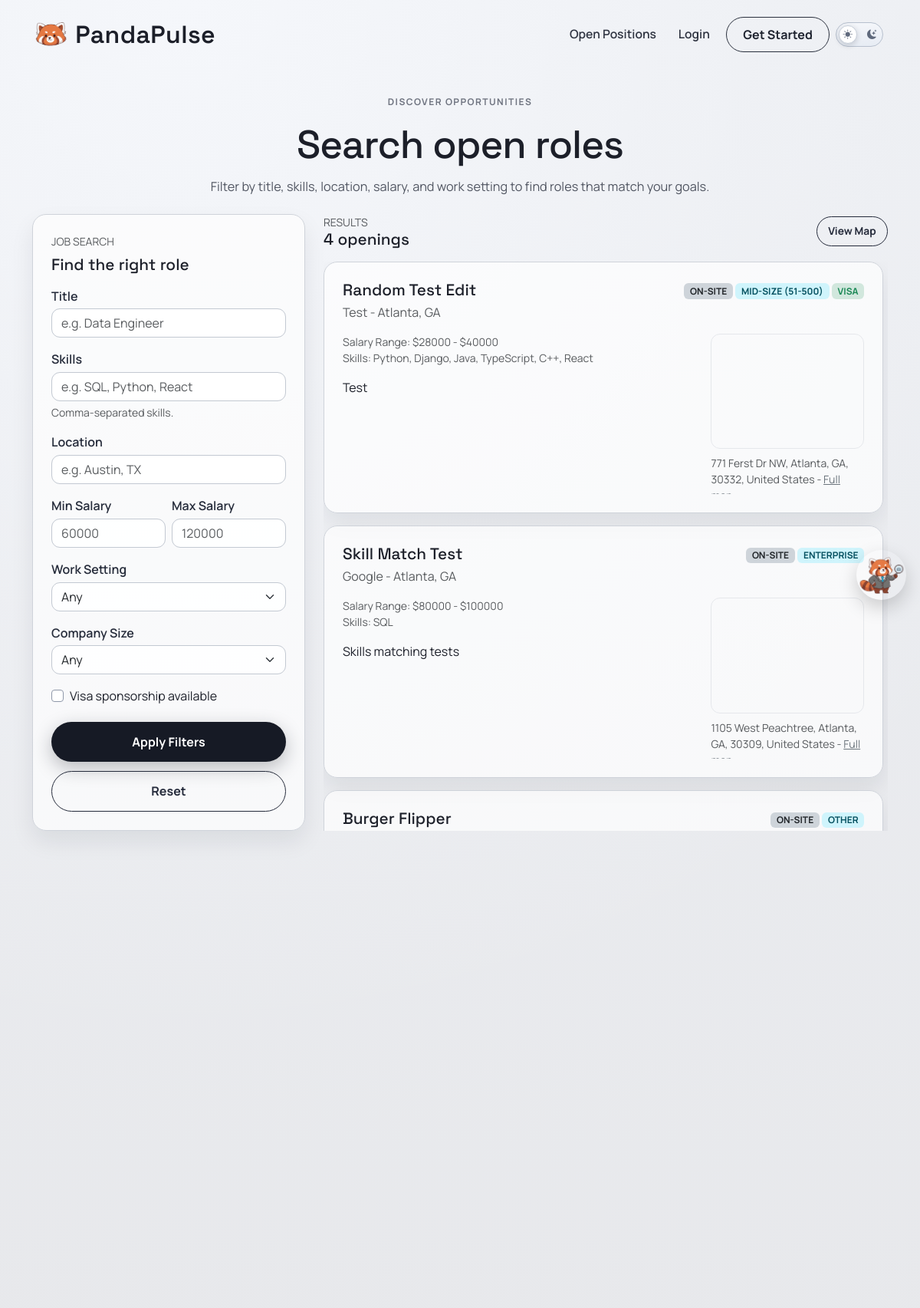
Before: /jobposts/search/ (upper part) with the older database file.
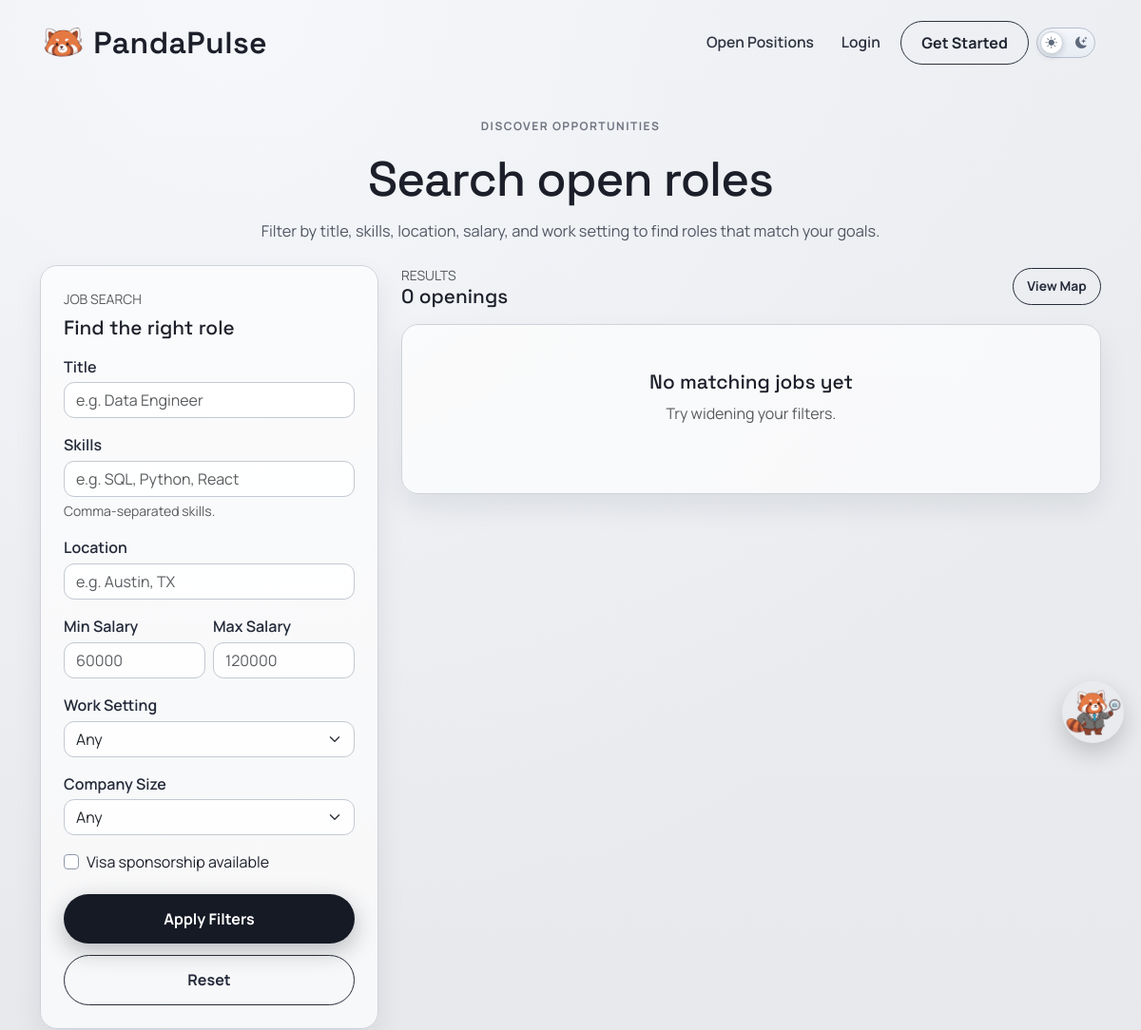
After: the same page with the newer database file.
### jobposts/models.py (models this page shows, shortened)
class JobPost(models.Model):
    COMPANY_SIZE_CHOICES = [
        ("small", "Small (1-50)"),
        ("mid_size", "Mid-size (51-500)"),
        ("large", "Large (501-5,000)"),
        ("fortune_500", "Fortune 500"),
        ("startup", "Startup"),
        ("enterprise", "Enterprise"),
        ("other", "Other"),
    ]
    owner = models.ForeignKey(
        settings.AUTH_USER_MODEL,
        on_delete=models.CASCADE,
        related_name='job_posts',
        null=True,
        blank=True,
    )
    title = models.CharField(max_length=200)
    company = models.CharField(max_length=150)
    location = models.CharField(max_length=150)
    pay_range = models.CharField(max_length=100)
    skills = models.CharField(max_length=300, blank=True)
    salary_min = models.IntegerField(null=True, blank=True)
    salary_max = models.IntegerField(null=True, blank=True)
    WORK_SETTING_CHOICES = [
        ("remote", "Remote"),
        ("onsite", "On-site"),
        ("hybrid", "Hybrid"),
    ]
    work_setting = models.CharField(max_length=20, choices=WORK_SETTING_CHOICES, default="onsite")
    company_size = models.CharField(max_length=20, choices=COMPANY_SIZE_CHOICES, default="other")
    visa_sponsorship = models.BooleanField(default=False)
    description = models.TextField()
    created_at = models.DateTimeField(auto_now_add=True)

### map/models.py (models this page shows, shortened)
class OfficeLocation(models.Model):
    job_post = models.OneToOneField(
        'jobposts.JobPost',
        on_delete=models.CASCADE,
        related_name='office_location',
    )
    address_line_1 = models.CharField(max_length=255, blank=True)
    address_line_2 = models.CharField(max_length=255, blank=True)
    city = models.CharField(max_length=100, blank=True)
    state = models.CharField(max_length=100, blank=True)
    postal_code = models.CharField(max_length=20, blank=True)
    country = models.CharField(max_length=100, blank=True, default='United States')
    latitude = models.DecimalField(
        max_digits=9,
        decimal_places=6,
        validators=[
            MinValueValidator(Decimal('-90')),
            MaxValueValidator(Decimal('90')),
        ],
    )
    longitude = models.DecimalField(
        max_digits=9,
        decimal_places=6,
        validators=[
            MinValueValidator(Decimal('-180')),
            MaxValueValidator(Decimal('180')),
        ],
    )
    class Meta:
        ordering = ['job_post_id']
    @property
    def full_address(self):
        parts = [
            self.address_line_1,
            self.address_line_2,
            self.city,
            self.state,
            self.postal_code,
            self.country,
        ]
        return ', '.join([part for part in parts if part])
    @property
    def osm_embed_url(self):
        lat = float(self.latitude)
        lon = float(self.longitude)
        return f'https://maps.google.com/maps?q={lat},{lon}&z=15&output=embed'

### jobposts/views.py (the view, shortened to what this page needs)
# urls.py: path('search/', views.search, name='jobposts.search'),
def search(request):
    if request.user.is_authenticated:
        prof = Profile.objects.filter(user=request.user).first()
        if prof and (prof.account_type == Profile.AccountType.EMPLOYER and not prof.user.is_staff):
            return redirect("accounts.candidate_search")
    template_data = {'title': 'Job Search'}
    posts = JobPost.objects.select_related('office_location').all().order_by('-created_at')
    can_post_job = False
    if request.user.is_authenticated:
        can_post_job = _is_employer(request.user)
    title = request.GET.get('title', '').strip()
    skills = request.GET.get('skills', '').strip()
    location = request.GET.get('location', '').strip()
    salary_min = request.GET.get('salary_min', '').strip()
    salary_max = request.GET.get('salary_max', '').strip()
    work_setting = request.GET.get('work_setting', '').strip()
    company_size = request.GET.get('company_size', '').strip()
    visa_sponsorship = request.GET.get('visa_sponsorship', '').strip()
    use_home_radius = False
    radius_miles = ''
    radius_warning = ''
    radius_active = False
    is_applicant = False
    applicant_profile = None
    has_home_address = False
    home_address = ''
    if title:
        posts = posts.filter(title__icontains=title)
    if skills:
        skill_terms = [term.strip() for term in skills.split(',') if term.strip()]
        for term in skill_terms:
            posts = posts.filter(skills__icontains=term)
    if location:
        posts = posts.filter(location__icontains=location)
    if work_setting:
        posts = posts.filter(work_setting=work_setting)
    if company_size:
        posts = posts.filter(company_size=company_size)
    if visa_sponsorship.lower() in {'true', '1', 'on', 'yes'}:
        posts = posts.filter(visa_sponsorship=True)
    if salary_min:
        try:
            min_value = int(salary_min)
            posts = posts.filter(Q(salary_max__gte=min_value) | Q(salary_min__gte=min_value))
        except ValueError:
            pass
    if salary_max:
        try:
            max_value = int(salary_max)
            posts = posts.filter(Q(salary_min__lte=max_value) | Q(salary_max__lte=max_value))
        except ValueError:
            pass
    posts_sequence = list(posts)
    matched_posts = []
    other_posts = posts_sequence
    template_data['posts'] = posts_sequence
    template_data['matched_posts'] = matched_posts
    template_data['other_posts'] = other_posts
    template_data['posts_count'] = len(posts_sequence)
    template_data['can_post_job'] = can_post_job
    template_data['filters'] = {
        'title': title,
        'skills': skills,
        'location': location,
        'salary_min': salary_min,
        'salary_max': salary_max,
        'work_setting': work_setting,
        'company_size': company_size,
        'visa_sponsorship': visa_sponsorship.lower() in {'true', '1', 'on', 'yes'},
        'use_home_radius': use_home_radius,
        'radius_miles': radius_miles,
    }
    template_data['is_applicant'] = is_applicant
    template_data['has_home_address'] = has_home_address
    template_data['home_address'] = home_address
    template_data['radius_warning'] = radius_warning
    template_data['radius_active'] = radius_active
    return render(request, 'jobposts/search.html', {'template_data': template_data})

### jobposts/templates/jobposts/search.html (shortened to what this page needs)
{% extends 'base.html' %}
{% block content %}
<section class="page-shell job-search-page">
  <div class="container">
    <div class="page-intro text-center">
      <p class="page-kicker">Discover opportunities</p>
      <h1 class="page-title">Search open roles</h1>
      <p class="page-copy">Filter by title, skills, location, salary, and work setting to find roles that match your goals.</p>
    </div>
    <div class="row g-4">
      <div class="col-lg-4">
        <div class="surface-card">
          <div class="text-uppercase text-muted small mb-2">Job search</div>
          <h2 class="surface-title mb-3">Find the right role</h2>
          <form method="get" class="vstack gap-3" id="job-search-filters">
            <div>
              <label class="form-label">Title</label>
              <input type="text" name="title" class="form-control" placeholder="e.g. Data Engineer" value="{{ template_data.filters.title }}">
            </div>
            <div>
              <label class="form-label">Skills</label>
              <input type="text" name="skills" class="form-control" placeholder="e.g. SQL, Python, React" value="{{ template_data.filters.skills }}">
              <div class="form-text">Comma-separated skills.</div>
            </div>
            <div>
              <label class="form-label">Location</label>
              <input type="text" name="location" class="form-control" placeholder="e.g. Austin, TX" value="{{ template_data.filters.location }}">
            </div>
            <div class="row g-2">
              <div class="col-6">
                <label class="form-label">Min Salary</label>
                <input type="number" name="salary_min" class="form-control" placeholder="60000" value="{{ template_data.filters.salary_min }}">
              </div>
              <div class="col-6">
                <label class="form-label">Max Salary</label>
                <input type="number" name="salary_max" class="form-control" placeholder="120000" value="{{ template_data.filters.salary_max }}">
              </div>
            </div>
            <div>
              <label class="form-label">Work Setting</label>
              <select name="work_setting" class="form-select">
                <option value="" {% if not template_data.filters.work_setting %}selected{% endif %}>Any</option>
              </select>
            </div>
            <div>
              <label class="form-label">Company Size</label>
              <select name="company_size" class="form-select">
                <option value="" {% if not template_data.filters.company_size %}selected{% endif %}>Any</option>
              </select>
            </div>
            <div class="form-check">
              <input class="form-check-input" type="checkbox" id="visa_sponsorship" name="visa_sponsorship" value="true" {% if template_data.filters.visa_sponsorship %}checked{% endif %}>
              <label class="form-check-label" for="visa_sponsorship">Visa sponsorship available</label>
            </div>
            <div class="form-actions mt-1">
              <button type="submit" class="primary-btn border-0 w-100">Apply Filters</button>
              <a href="{% url 'jobposts.search' %}" class="secondary-btn w-100">Reset</a>
            </div>
          </form>
        </div>
      </div>
      <div class="col-lg-8">
        <div class="d-flex align-items-center justify-content-between mb-3">
          <div>
            <div class="text-uppercase text-muted small">Results</div>
            <h3 class="surface-title mb-0">{{ template_data.posts_count }} openings</h3>
          </div>
          <a class="secondary-btn btn-compact" href="{% url 'map.jobs_map' %}">View Map</a>
        </div>
        {% if template_data.posts %}
          <div class="vstack gap-3 job-results-scroll">
            {% for post in template_data.other_posts|default:template_data.posts %}
              <div class="surface-card py-4">
                <div class="d-flex justify-content-between flex-wrap gap-2">
                  <div>
                    <h4 class="surface-title mb-1">{{ post.title }}</h4>
                    <div class="text-muted">{{ post.company }} - {{ post.location }}</div>
                  </div>
                  <div class="d-flex flex-column align-items-end justify-content-between gap-2">
                    <div class="text-end">
                      <span class="badge bg-dark-subtle text-dark text-uppercase">{{ post.get_work_setting_display }}</span>
                      <span class="badge bg-info-subtle text-info-emphasis text-uppercase">{{ post.get_company_size_display }}</span>
                      {% if post.visa_sponsorship %}
                        <span class="badge bg-success-subtle text-success text-uppercase">Visa</span>
                      {% endif %}
                    </div>
                  </div>
                </div>
                <div class="job-post-layout mt-3">
                  <div class="job-post-main">
                    {% if post.salary_min or post.salary_max %}
                      <div class="small text-muted">
                        Salary Range:
                        {% if post.salary_min %}${{ post.salary_min }}{% endif %}
                        {% if post.salary_min and post.salary_max %} - {% endif %}
                        {% if post.salary_max %}${{ post.salary_max }}{% endif %}
                      </div>
                    {% endif %}
                    {% if post.skills %}<div class="small text-muted">Skills: {{ post.skills }}</div>{% endif %}
                    <p class="mt-3 mb-0">{{ post.description|truncatewords:40 }}</p>
                  </div>
                  {% if post.office_location %}
                  <aside class="job-post-map">
                    <div class="ratio ratio-4x3 job-post-map-frame">
                      <iframe title="Office location map" src="{{ post.office_location.osm_embed_url }}" loading="lazy"></iframe>
                    </div>
                    <div class="small text-muted mt-2 job-post-location-scroll">
                      {% if post.office_location.full_address %}{{ post.office_location.full_address }} - {% endif %}
                      <a href="{% url 'map.job_location' post.id %}" class="link-secondary">Full map</a>
                    </div>
                  </aside>
                  {% endif %}
                </div>
              </div>
            {% endfor %}
          </div>
        {% else %}
          <div class="surface-card p-5 text-center">
            <h4 class="surface-title mb-2">No matching jobs yet</h4>
            <p class="text-muted mb-4">Try widening your filters.</p>
          </div>
        {% endif %}
      </div>
    </div>
  </div>
</section>
{% endblock content %}

### project2/templates/base.html (shortened to what this page needs)
<!DOCTYPE html>
<html>
  {% load static %}
  <head>
    <link href="https://cdn.jsdelivr.net/npm/bootstrap@5.3.3/dist/css/bootstrap.min.css" rel="stylesheet">
    <link rel="stylesheet" href="https://cdnjs.cloudflare.com/ajax/libs/font-awesome/6.1.1/css/all.min.css">
    <link rel="stylesheet" href="https://cdn.jsdelivr.net/npm/bootstrap-icons@1.11.3/font/bootstrap-icons.min.css">
    <link rel="stylesheet" type="text/css" href="{% static 'css/style.css' %}">
    <link rel="stylesheet" href="{% static 'mascot/panda.css' %}">
  </head>
  <body>
    <nav class="navbar navbar-expand-lg site-nav py-3">
      <div class="container">
        <a class="navbar-brand brand-mark" href="{% url 'home.index' %}">
          <img src="{% static 'img/logo.png' %}?v=pandapulse-2" alt="logo" height="40" />
          <span>PandaPulse</span>
        </a>
        <div class="collapse navbar-collapse" id="navbarNavAltMarkup">
          <div class="navbar-nav ms-auto align-items-lg-center gap-lg-2">
            {% if not can_post_job or user.is_staff %}
              <a class="nav-link site-link" href="{% url 'jobposts.search' %}">Open Positions</a>
            {% endif %}
            {% if user.is_authenticated %}
              {% if can_post_job %}
                <a class="nav-link site-link" href="{% url 'accounts.company_profile_edit' %}">Company Profile</a>
                <a class="nav-link site-link" href="{% url 'jobposts.dashboard' %}">Employer Dashboard</a>
              {% else %}
                <a class="nav-link site-link" href="{% url 'apply:application_status' %}">Applicant Dashboard</a>
              {% endif %}
              <a class="nav-link site-link" href="{% url 'accounts.logout' %}">Logout</a>
            {% else %}
              <a class="nav-link site-link" href="{% url 'accounts.login' %}">Login</a>
              <a class="site-cta" href="{% url 'accounts.signup' %}">Get Started</a>
            {% endif %}
            <div class="nav-theme-toggle">
              <label class="nav-theme-toggle-track" for="headerDarkModeToggle" aria-label="Toggle light and dark mode">
                <span class="nav-theme-icon nav-theme-sun"><i class="bi bi-sun-fill"></i></span>
                <span class="nav-theme-icon nav-theme-moon"><i class="bi bi-moon-stars-fill"></i></span>
                <span class="nav-theme-thumb"></span>
              </label>
            </div>
          </div>
        </div>
      </div>
    </nav>
    <main>
      {% block content %}
      {% endblock content %}
    </main>
    <div id="panda-confetti" aria-hidden="true"></div>
    <div id="chatbot-widget">
    </div>
    <div id="panda-mascot" aria-label="Site mascot">
      <div class="panda-wrap" title="Panda mascot">
        <img src="{% static 'img/logo1.png' %}?v=pandapulse-4"/>
      </div>
    </div>
  </body>
</html>

Changed rows visible on the page:
removed JobPost: title "Random Test Edit", company "Test", location "Atlanta, GA", work_setting "ON-SITE", company_size "MID-SIZE (51-500)", visa_sponsorship "VISA", salary_min "28000", salary_max "40000", skills "Python, Django, Java, TypeScript, C++, React", description "Test", office_location.full_address "771 Ferst Dr NW, Atlanta, GA, 30332, United States"
removed JobPost: title "Skill Match Test", company "Google", location "Atlanta, GA", work_setting "ON-SITE", company_size "ENTERPRISE", salary_min "80000", salary_max "100000", skills "SQL", description "Skills matching tests", office_location.full_address "1105 West Peachtree, Atlanta, GA, 30309, United States"
removed JobPost: title "Burger Flipper", work_setting "ON-SITE", company_size "OTHER"
Other visible differences:
{{ template_data.posts_count }}: "4" → "0"
text now shown: "No matching jobs yet Try widening your filters."
